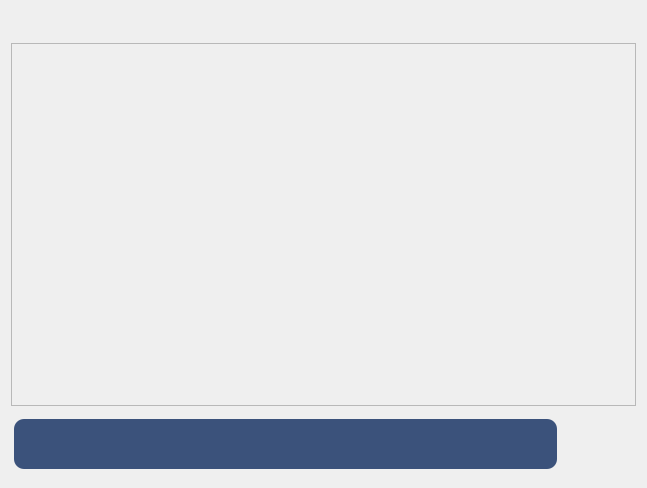
<?xml version="1.0" encoding="UTF-8"?>
<ui version="4.0">
 <class>GroupWidget</class>
 <widget class="QWidget" name="GroupWidget">
  <property name="geometry">
   <rect>
    <x>0</x>
    <y>0</y>
    <width>647</width>
    <height>488</height>
   </rect>
  </property>
  <property name="windowTitle">
   <string>Form</string>
  </property>
  <layout class="QGridLayout" name="gridLayout">
   <item row="2" column="0" colspan="7">
    <widget class="QScrollArea" name="scrollArea">
     <property name="sizePolicy">
      <sizepolicy hsizetype="Expanding" vsizetype="Expanding">
       <horstretch>0</horstretch>
       <verstretch>1</verstretch>
      </sizepolicy>
     </property>
     <property name="widgetResizable">
      <bool>true</bool>
     </property>
     <property name="alignment">
      <set>Qt::AlignLeading|Qt::AlignLeft|Qt::AlignTop</set>
     </property>
     <widget class="QWidget" name="scrollAreaWidgetContents_2">
      <property name="geometry">
       <rect>
        <x>0</x>
        <y>0</y>
        <width>623</width>
        <height>351</height>
       </rect>
      </property>
      <layout class="QHBoxLayout" name="horizontalLayout_2" stretch="1">
       <item>
        <layout class="QVBoxLayout" name="verticalLayout" stretch="0">
         <property name="spacing">
          <number>20</number>
         </property>
         <item>
          <spacer name="verticalSpacer_2">
           <property name="orientation">
            <enum>Qt::Vertical</enum>
           </property>
           <property name="sizeHint" stdset="0">
            <size>
             <width>20</width>
             <height>40</height>
            </size>
           </property>
          </spacer>
         </item>
        </layout>
       </item>
      </layout>
     </widget>
    </widget>
   </item>
   <item row="3" column="0" colspan="7">
    <widget class="QStackedWidget" name="stackedWidget">
     <property name="minimumSize">
      <size>
       <width>0</width>
       <height>0</height>
      </size>
     </property>
     <property name="maximumSize">
      <size>
       <width>16777215</width>
       <height>65</height>
      </size>
     </property>
     <property name="currentIndex">
      <number>0</number>
     </property>
     <widget class="QWidget" name="page_owner">
      <layout class="QGridLayout" name="gridLayout_2">
       <property name="leftMargin">
        <number>3</number>
       </property>
       <property name="topMargin">
        <number>3</number>
       </property>
       <property name="rightMargin">
        <number>3</number>
       </property>
       <property name="bottomMargin">
        <number>3</number>
       </property>
       <property name="spacing">
        <number>3</number>
       </property>
       <item row="1" column="1">
        <widget class="QPushButton" name="microphoneButton">
         <property name="maximumSize">
          <size>
           <width>30</width>
           <height>25</height>
          </size>
         </property>
         <property name="cursor">
          <cursorShape>PointingHandCursor</cursorShape>
         </property>
         <property name="text">
          <string/>
         </property>
         <property name="icon">
          <iconset resource="client.qrc">
           <normaloff>:/resources/microphone_icon.png</normaloff>:/resources/microphone_icon.png</iconset>
         </property>
         <property name="iconSize">
          <size>
           <width>30</width>
           <height>30</height>
          </size>
         </property>
         <property name="flat">
          <bool>true</bool>
         </property>
        </widget>
       </item>
       <item row="0" column="1">
        <widget class="QPushButton" name="cameraButton">
         <property name="minimumSize">
          <size>
           <width>0</width>
           <height>0</height>
          </size>
         </property>
         <property name="maximumSize">
          <size>
           <width>30</width>
           <height>25</height>
          </size>
         </property>
         <property name="font">
          <font>
           <kerning>true</kerning>
          </font>
         </property>
         <property name="cursor">
          <cursorShape>PointingHandCursor</cursorShape>
         </property>
         <property name="text">
          <string/>
         </property>
         <property name="icon">
          <iconset resource="client.qrc">
           <normaloff>:/resources/camera_icon.png</normaloff>:/resources/camera_icon.png</iconset>
         </property>
         <property name="iconSize">
          <size>
           <width>30</width>
           <height>30</height>
          </size>
         </property>
         <property name="flat">
          <bool>true</bool>
         </property>
        </widget>
       </item>
       <item row="0" column="0" rowspan="2">
        <widget class="QLineEdit" name="messageEdit">
         <property name="minimumSize">
          <size>
           <width>0</width>
           <height>50</height>
          </size>
         </property>
         <property name="maximumSize">
          <size>
           <width>16777215</width>
           <height>50</height>
          </size>
         </property>
         <property name="font">
          <font>
           <pointsize>-1</pointsize>
           <italic>false</italic>
           <bold>true</bold>
          </font>
         </property>
         <property name="styleSheet">
          <string notr="true">QLineEdit#messageEdit {
	background-color: #3b527b;
	color: rgb(245, 245, 245);
	padding-left: 10px;
	border-radius: 10px;
	font-size: 20px;
}</string>
         </property>
         <property name="text">
          <string/>
         </property>
        </widget>
       </item>
       <item row="0" column="3" rowspan="2">
        <widget class="QPushButton" name="sendButton">
         <property name="minimumSize">
          <size>
           <width>0</width>
           <height>50</height>
          </size>
         </property>
         <property name="maximumSize">
          <size>
           <width>16777215</width>
           <height>50</height>
          </size>
         </property>
         <property name="cursor">
          <cursorShape>PointingHandCursor</cursorShape>
         </property>
         <property name="text">
          <string/>
         </property>
         <property name="icon">
          <iconset resource="client.qrc">
           <normaloff>:/resources/send_icon.png</normaloff>:/resources/send_icon.png</iconset>
         </property>
         <property name="iconSize">
          <size>
           <width>27</width>
           <height>43</height>
          </size>
         </property>
         <property name="flat">
          <bool>true</bool>
         </property>
        </widget>
       </item>
      </layout>
     </widget>
     <widget class="QWidget" name="page_not_participant">
      <layout class="QGridLayout" name="gridLayout_3">
       <item row="0" column="0">
        <widget class="QPushButton" name="joinButton">
         <property name="sizePolicy">
          <sizepolicy hsizetype="Minimum" vsizetype="Preferred">
           <horstretch>0</horstretch>
           <verstretch>0</verstretch>
          </sizepolicy>
         </property>
         <property name="minimumSize">
          <size>
           <width>0</width>
           <height>50</height>
          </size>
         </property>
         <property name="font">
          <font>
           <pointsize>17</pointsize>
           <italic>false</italic>
           <bold>true</bold>
          </font>
         </property>
         <property name="cursor">
          <cursorShape>PointingHandCursor</cursorShape>
         </property>
         <property name="styleSheet">
          <string notr="true">QPushButton {
	background-color: rgb(245, 245, 245);
	color: rgb(60, 45, 50);
	border: 5px solid rgb(60, 45, 50);
	border-radius: 20;
}

QPushButton:hover {
	background-color: rgb(60, 45, 50);
	color: rgb(245, 245, 245);
}</string>
         </property>
         <property name="text">
          <string>Вступить</string>
         </property>
        </widget>
       </item>
      </layout>
     </widget>
    </widget>
   </item>
   <item row="0" column="0" colspan="7">
    <layout class="QHBoxLayout" name="horizontalLayout">
     <property name="spacing">
      <number>0</number>
     </property>
     <property name="rightMargin">
      <number>0</number>
     </property>
     <item>
      <widget class="ClickableLabel" name="infoLabel">
       <property name="sizePolicy">
        <sizepolicy hsizetype="Preferred" vsizetype="Preferred">
         <horstretch>0</horstretch>
         <verstretch>0</verstretch>
        </sizepolicy>
       </property>
       <property name="minimumSize">
        <size>
         <width>0</width>
         <height>0</height>
        </size>
       </property>
       <property name="font">
        <font>
         <pointsize>17</pointsize>
         <bold>true</bold>
        </font>
       </property>
       <property name="cursor">
        <cursorShape>PointingHandCursor</cursorShape>
       </property>
       <property name="styleSheet">
        <string notr="true">QLabel {
	color: rgb(60, 45, 50);
}</string>
       </property>
       <property name="text">
        <string/>
       </property>
      </widget>
     </item>
     <item>
      <widget class="QPushButton" name="requestButton">
       <property name="maximumSize">
        <size>
         <width>40</width>
         <height>40</height>
        </size>
       </property>
       <property name="cursor">
        <cursorShape>PointingHandCursor</cursorShape>
       </property>
       <property name="text">
        <string/>
       </property>
       <property name="icon">
        <iconset resource="client.qrc">
         <normaloff>:/resources/participant_request.png</normaloff>:/resources/participant_request.png</iconset>
       </property>
       <property name="iconSize">
        <size>
         <width>30</width>
         <height>25</height>
        </size>
       </property>
       <property name="flat">
        <bool>true</bool>
       </property>
      </widget>
     </item>
     <item>
      <widget class="QPushButton" name="participantsButton">
       <property name="minimumSize">
        <size>
         <width>40</width>
         <height>0</height>
        </size>
       </property>
       <property name="maximumSize">
        <size>
         <width>40</width>
         <height>40</height>
        </size>
       </property>
       <property name="cursor">
        <cursorShape>PointingHandCursor</cursorShape>
       </property>
       <property name="whatsThis">
        <string>Список участников группы.</string>
       </property>
       <property name="text">
        <string/>
       </property>
       <property name="icon">
        <iconset resource="client.qrc">
         <normaloff>:/resources/participant_list_icon.png</normaloff>:/resources/participant_list_icon.png</iconset>
       </property>
       <property name="iconSize">
        <size>
         <width>25</width>
         <height>25</height>
        </size>
       </property>
       <property name="flat">
        <bool>true</bool>
       </property>
      </widget>
     </item>
     <item>
      <widget class="QPushButton" name="quitButton">
       <property name="minimumSize">
        <size>
         <width>40</width>
         <height>0</height>
        </size>
       </property>
       <property name="maximumSize">
        <size>
         <width>40</width>
         <height>40</height>
        </size>
       </property>
       <property name="cursor">
        <cursorShape>PointingHandCursor</cursorShape>
       </property>
       <property name="whatsThis">
        <string>Покинуть группу.</string>
       </property>
       <property name="text">
        <string/>
       </property>
       <property name="icon">
        <iconset resource="client.qrc">
         <normaloff>:/resources/quit_icon.png</normaloff>:/resources/quit_icon.png</iconset>
       </property>
       <property name="iconSize">
        <size>
         <width>25</width>
         <height>25</height>
        </size>
       </property>
       <property name="flat">
        <bool>true</bool>
       </property>
      </widget>
     </item>
     <item>
      <widget class="QPushButton" name="removeUserButton">
       <property name="minimumSize">
        <size>
         <width>40</width>
         <height>0</height>
        </size>
       </property>
       <property name="maximumSize">
        <size>
         <width>40</width>
         <height>40</height>
        </size>
       </property>
       <property name="cursor">
        <cursorShape>PointingHandCursor</cursorShape>
       </property>
       <property name="whatsThis">
        <string>Удалить участника из группы.</string>
       </property>
       <property name="text">
        <string/>
       </property>
       <property name="icon">
        <iconset resource="client.qrc">
         <normaloff>:/resources/remove_user_icon.png</normaloff>:/resources/remove_user_icon.png</iconset>
       </property>
       <property name="iconSize">
        <size>
         <width>25</width>
         <height>25</height>
        </size>
       </property>
       <property name="flat">
        <bool>true</bool>
       </property>
      </widget>
     </item>
     <item>
      <widget class="QPushButton" name="banButton">
       <property name="maximumSize">
        <size>
         <width>40</width>
         <height>40</height>
        </size>
       </property>
       <property name="cursor">
        <cursorShape>PointingHandCursor</cursorShape>
       </property>
       <property name="text">
        <string/>
       </property>
       <property name="icon">
        <iconset resource="client.qrc">
         <normaloff>:/resources/ban_user_icon.png</normaloff>:/resources/ban_user_icon.png</iconset>
       </property>
       <property name="iconSize">
        <size>
         <width>25</width>
         <height>25</height>
        </size>
       </property>
       <property name="flat">
        <bool>true</bool>
       </property>
      </widget>
     </item>
     <item>
      <widget class="QPushButton" name="deleteButton">
       <property name="minimumSize">
        <size>
         <width>40</width>
         <height>0</height>
        </size>
       </property>
       <property name="maximumSize">
        <size>
         <width>40</width>
         <height>40</height>
        </size>
       </property>
       <property name="font">
        <font>
         <bold>false</bold>
        </font>
       </property>
       <property name="cursor">
        <cursorShape>PointingHandCursor</cursorShape>
       </property>
       <property name="toolTip">
        <string/>
       </property>
       <property name="whatsThis">
        <string>Удалить группу.</string>
       </property>
       <property name="text">
        <string/>
       </property>
       <property name="icon">
        <iconset resource="client.qrc">
         <normaloff>:/resources/trash_icon.png</normaloff>:/resources/trash_icon.png</iconset>
       </property>
       <property name="iconSize">
        <size>
         <width>25</width>
         <height>25</height>
        </size>
       </property>
       <property name="flat">
        <bool>true</bool>
       </property>
      </widget>
     </item>
    </layout>
   </item>
  </layout>
 </widget>
 <customwidgets>
  <customwidget>
   <class>ClickableLabel</class>
   <extends>QLabel</extends>
   <header>clickablelabel.h</header>
  </customwidget>
 </customwidgets>
 <resources>
  <include location="client.qrc"/>
 </resources>
 <connections/>
</ui>
